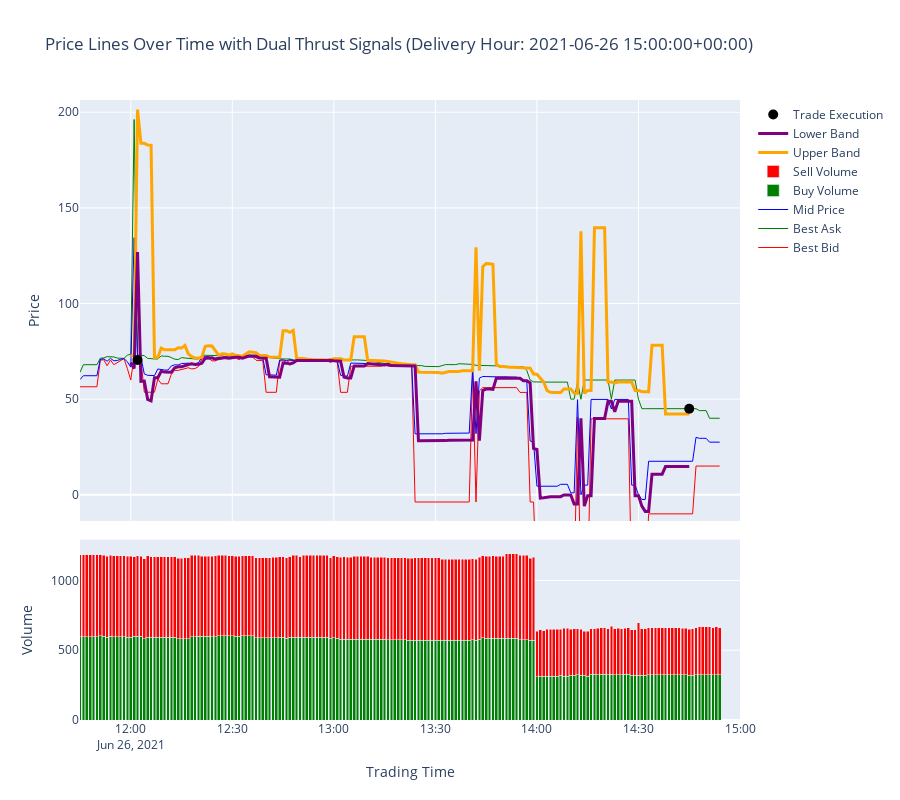

Write notebook code for a chart like this one.
### Markdown cell above
### Visualize Trading Strategy

This cell generates a plot to visualize the performance of the Dual Thrust strategy for a specific delivery hour. It shows:
-   Best bid, best ask, and mid-prices.
-   The calculated upper and lower bands.
-   Vertical lines indicating when buy (green) and sell (red) signals were generated.

### Code cell
import plotly.graph_objects as go
import plotly.io as pio
from plotly.subplots import make_subplots

# test_delivery_hour = pd.Timestamp('2021-06-26 08:00:00+00:00')

# price_data = test_data.xs(test_delivery_hour, level='Delivery_Hour')
# signals, upper_band, lower_band = dual_thrust(
#     price_data,
#     n=15,
#     k1=0.8,
#     k2=1.0,
#     delivery_hour=test_delivery_hour,
#     trading_window_open=timedelta(hours=1),
#     trading_window_close=timedelta(minutes=15)
# )

test_delivery_hour = pd.Timestamp('2021-06-26 15:00:00+00:00')

price_data = test_data.xs(test_delivery_hour, level='Delivery_Hour')
signals, upper_band, lower_band = dual_thrust(
    price_data,
    n=5,
    k1=0.9,
    k2=0.1,
    delivery_hour=test_delivery_hour,
    trading_window_open=timedelta(hours=3),
    trading_window_close=timedelta(minutes=15)
)

graph_start = lower_band.index.min() - timedelta(minutes=15)
graph_end = lower_band.index.max() + timedelta(minutes=15)

# Use backtest_delivery_hour to get trade execution data
pnl, trade_series = backtest_delivery_hour(price_data[['best_bid', 'best_ask']], signals, return_trade_data=True)

fig = make_subplots(rows=2, cols=1, shared_xaxes=True, vertical_spacing=0.03, row_heights=[0.7, 0.3])

# Plot price lines
for col, name, color in [('best_bid', 'Best Bid', 'red'), ('best_ask', 'Best Ask', 'green'), ('mid', 'Mid Price', 'blue')]:
    fig.add_trace(go.Scatter(
        x=price_data.index,
        y=price_data[col],
        mode='lines',
        name=name,
        line=dict(color=color, width=1)
    ), row=1, col=1)

# Add Volume bars
fig.add_trace(go.Bar(
    x=price_data.index,
    y=price_data['buy_volumes'],
    name='Buy Volume',
    marker_color='green'
), row=2, col=1)

fig.add_trace(go.Bar(
    x=price_data.index,
    y=price_data['sell_volumes'],
    name='Sell Volume',
    marker_color='red'
), row=2, col=1)

# Plot bands
for col, name, color in [('upper_band', 'Upper Band', 'orange'), ('lower_band', 'Lower Band', 'purple')]:
    fig.add_trace(go.Scatter(
        x=upper_band.index if col == 'upper_band' else lower_band.index,
        y=upper_band if col == 'upper_band' else lower_band,
        mode='lines',
        name=name,
        line=dict(color=color, width=3)
    ), row=1, col=1)

# Plot trade execution points with hover text
fig.add_trace(go.Scatter(
    x=trade_series.index,
    y=trade_series.apply(lambda x: x['price']),
    mode='markers',
    marker=dict(size=10, color="black"),
    text=trade_series.apply(lambda x: f"{'Buy' if x['position'] == 1 else 'Sell'} at {x['price']}<br>Position: {x['position']}<br>PnL: {x['pnl']:.2f}"),
    hoverinfo='text',
    name='Trade Execution'
), row=1, col=1)

fig.update_layout(
    title=f'Price Lines Over Time with Dual Thrust Signals (Delivery Hour: {test_delivery_hour})',
    xaxis_title=None,
    yaxis_title='Price',
    barmode='stack',
    xaxis=dict(range=[graph_start, graph_end]),
    xaxis2=dict(range=[graph_start, graph_end], title='Trading Time'),
    yaxis=dict(range=[lower_band.min() - 5, upper_band.max() + 5]),
    yaxis2_title='Volume',
    height=800
)

pio.show(fig)

### Figure 1 — Plotly figure (JSON) as saved in the notebook; plotly's stock layout.template omitted (floating-point values rounded to 4 significant figures; data arrays with more than 128 entries replaced by an {"elided": "..."} marker saying what was removed)
{"data": [{"line": {"color": "red", "width": 1}, "mode": "lines", "name": "Best Bid", "type": "scatter", "x": {"elided": "1541 str values"}, "xaxis": "x", "y": {"elided": "1541 float values"}, "yaxis": "y"}, {"line": {"color": "green", "width": 1}, "mode": "lines", "name": "Best Ask", "type": "scatter", "x": {"elided": "1541 str values"}, "xaxis": "x", "y": {"elided": "1541 float values"}, "yaxis": "y"}, {"line": {"color": "blue", "width": 1}, "mode": "lines", "name": "Mid Price", "type": "scatter", "x": {"elided": "1541 str values"}, "xaxis": "x", "y": {"elided": "1541 float values"}, "yaxis": "y"}, {"marker": {"color": "green"}, "name": "Buy Volume", "type": "bar", "x": {"elided": "1541 str values"}, "xaxis": "x2", "y": {"elided": "1541 float values"}, "yaxis": "y2"}, {"marker": {"color": "red"}, "name": "Sell Volume", "type": "bar", "x": {"elided": "1541 str values"}, "xaxis": "x2", "y": {"elided": "1541 float values"}, "yaxis": "y2"}, {"line": {"color": "orange", "width": 3}, "mode": "lines", "name": "Upper Band", "type": "scatter", "x": {"elided": "166 str values"}, "xaxis": "x", "y": {"elided": "166 float values"}, "yaxis": "y"}, {"line": {"color": "purple", "width": 3}, "mode": "lines", "name": "Lower Band", "type": "scatter", "x": {"elided": "166 str values"}, "xaxis": "x", "y": {"elided": "166 float values"}, "yaxis": "y"}, {"hoverinfo": "text", "marker": {"color": "black", "size": 10}, "mode": "markers", "name": "Trade Execution", "text": ["Sell at 70.5<br>Position: -1.0<br>PnL: 0.00", "Sell at 45.0<br>Position: 0.0<br>PnL: 25.50"], "type": "scatter", "x": ["2021-06-26T12:02:00+00:00", "2021-06-26T14:45:00+00:00"], "xaxis": "x", "y": [70.5, 45.0], "yaxis": "y"}], "layout": {"barmode": "stack", "height": 800, "title": {"text": "Price Lines Over Time with Dual Thrust Signals (Delivery Hour: 2021-06-26 15:00:00+00:00)"}, "xaxis": {"anchor": "y", "domain": [0, 1], "matches": "x2", "range": ["2021-06-26T11:45:00+00:00", "2021-06-26T15:00:00+00:00"], "showticklabels": false, "title": {}}, "xaxis2": {"anchor": "y2", "domain": [0, 1], "range": ["2021-06-26T11:45:00+00:00", "2021-06-26T15:00:00+00:00"], "title": {"text": "Trading Time"}}, "yaxis": {"anchor": "x", "domain": [0.321, 1.0], "range": [-13.72, 206.4], "title": {"text": "Price"}}, "yaxis2": {"anchor": "x2", "domain": [0, 0.291], "title": {"text": "Volume"}}}}
